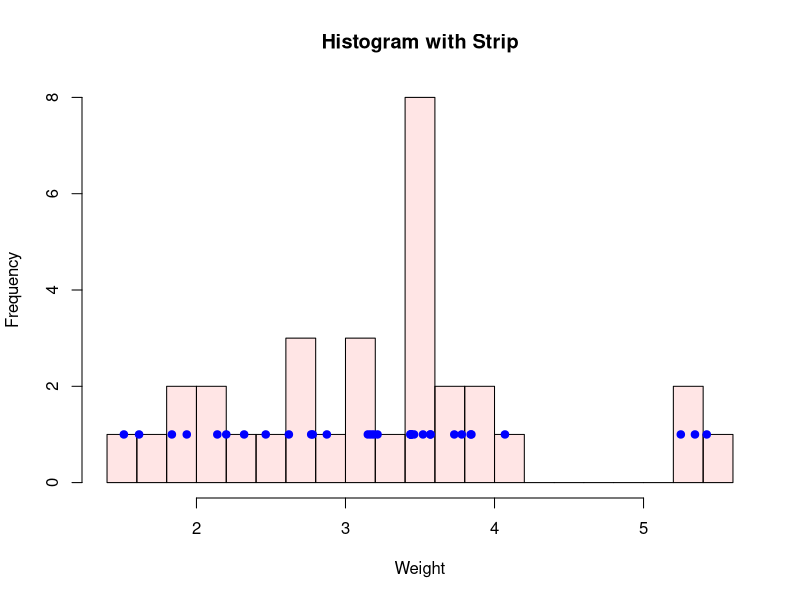

Write the R code that produced this figure.
# how is a histogram built?

hist(mtcars$wt, col=rgb(red=1, green=0, blue=0, alpha=0.1), breaks=20, cax=0.1, xlab="Weight", main="Histogram with Strip")
stripchart(mtcars$wt, add = TRUE, pch=19, col="blue", ylim=0)
